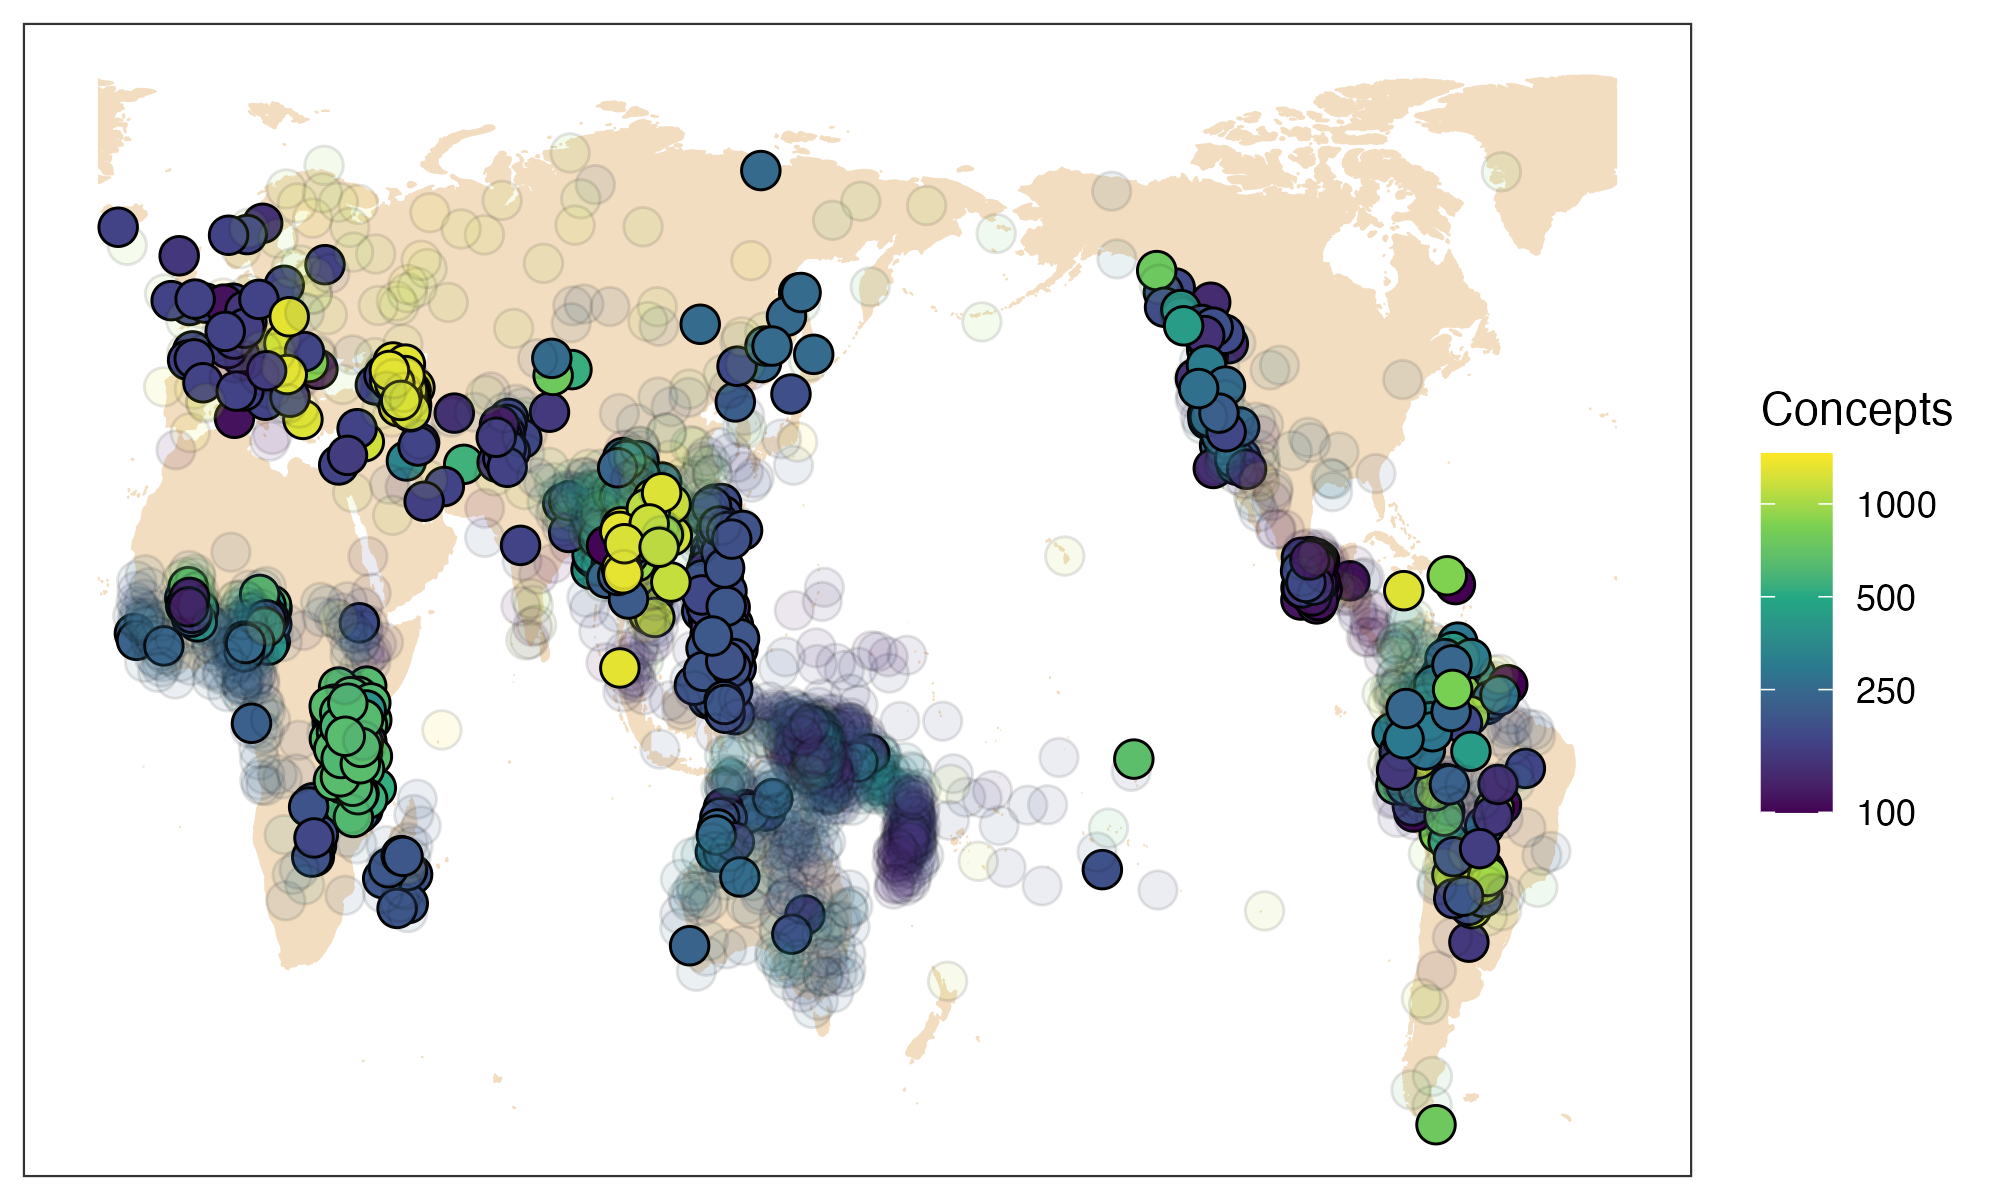

Reproduce this figure in R.
library(readr)
library(dplyr)
library(ggplot2)
library(rnaturalearth)
library(rnaturalearthdata)

###################################
old <- read_tsv('lb_1.tsv', na=c('')) 
gcodes <- unique(old$Glottocode)

languages <- read_tsv('lb_release.tsv', na=c('')) %>% 
  mutate(new=ifelse(Glottocode %in% gcodes, 0, 1))

################################################
#####             Maps                     #####
################################################
languages$Longitude<-sapply(languages$Longitude,function(x) ifelse(x<(-25),x + 360,x))
world <- map_data('world', interior=F, wrap=c(-25,335), ylim=c(-54,79))

map_lb <- ggplot() +
  geom_polygon(
    data=world,
    aes(x=long,y=lat,group=group),
    colour="#F2DDC1",linewidth=0.2, fill="#F2DDC1"
  ) + 
  geom_jitter(
    data=languages,
    aes(Longitude, Latitude, fill=Count, alpha=ifelse(new==1, 0.7, 0.4)),
    height=3, width=2, size=4, shape=21
  ) +
  scale_fill_viridis_c(option="D", trans = "log", breaks=c(100, 250, 500, 1000), name="Concepts") +
  scale_x_continuous(name=NULL, breaks=NULL) +
  scale_y_continuous(name=NULL, breaks=NULL) +
  theme_bw() +
  guides(alpha = 'none') +
  theme(legend.position="right") 

map_lb
ggsave('map_lb.png', map_lb, scale=1, width=2000, height=1200, units="px")
